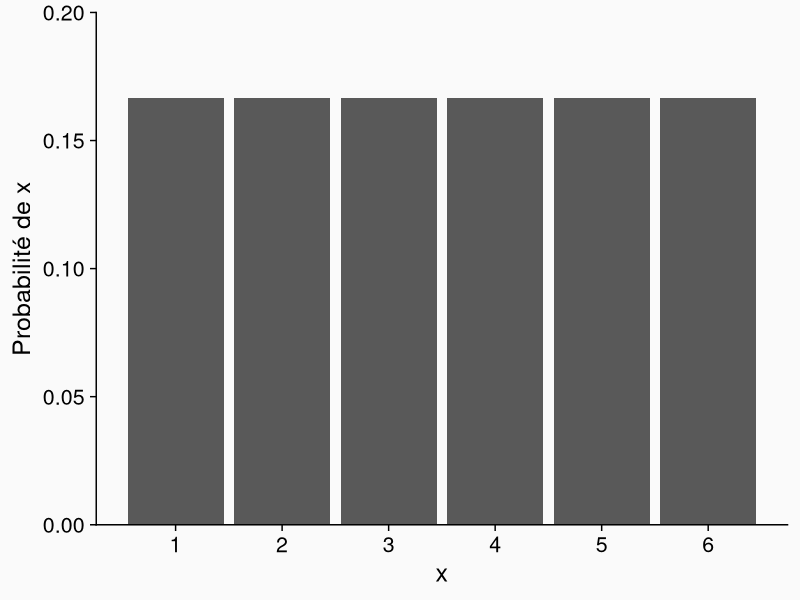
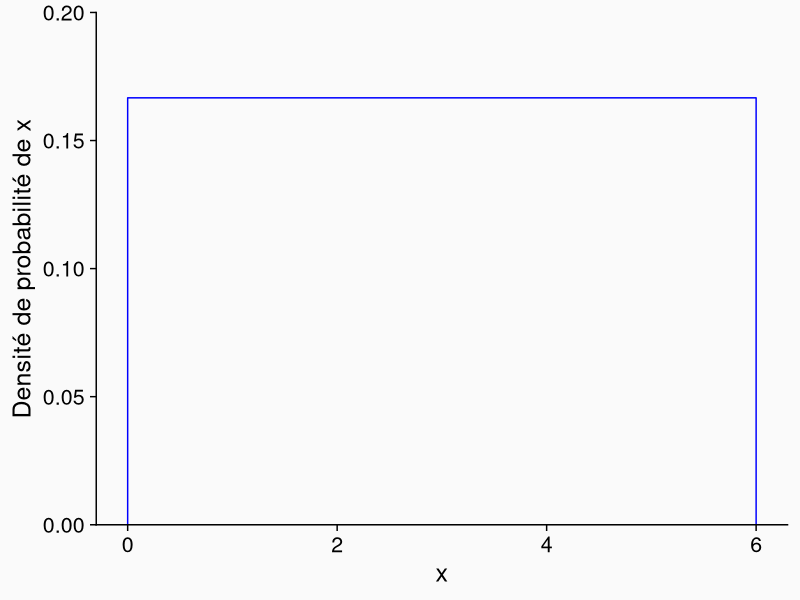
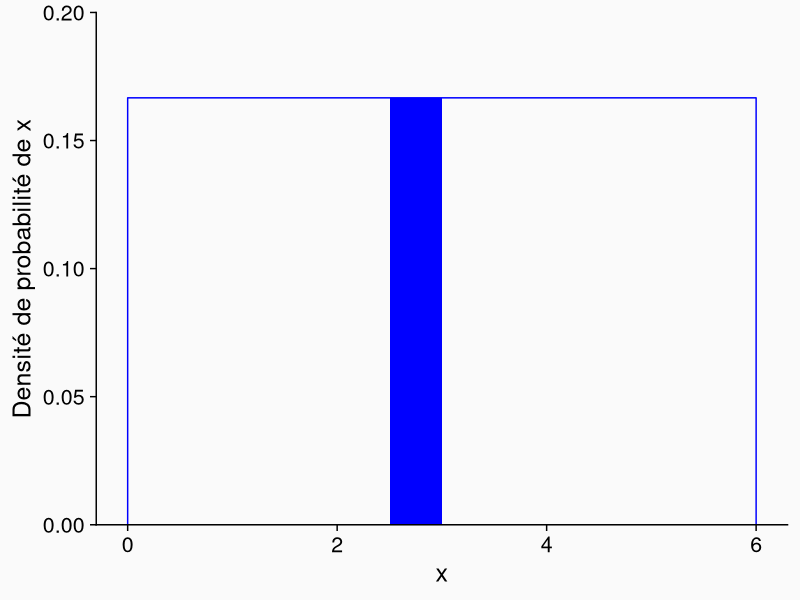
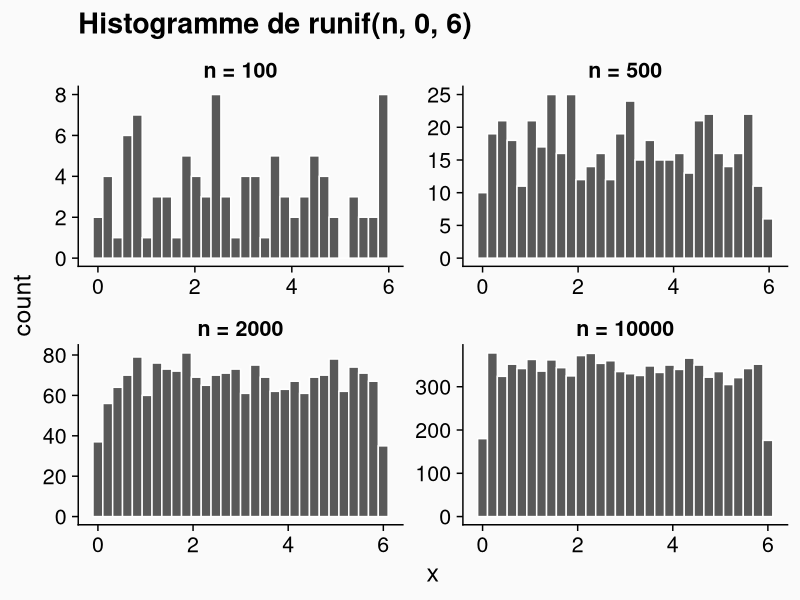
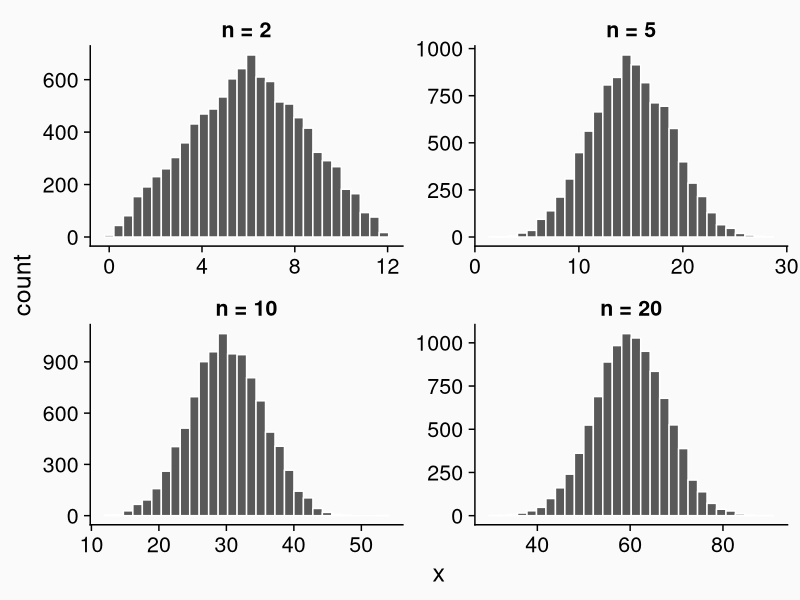
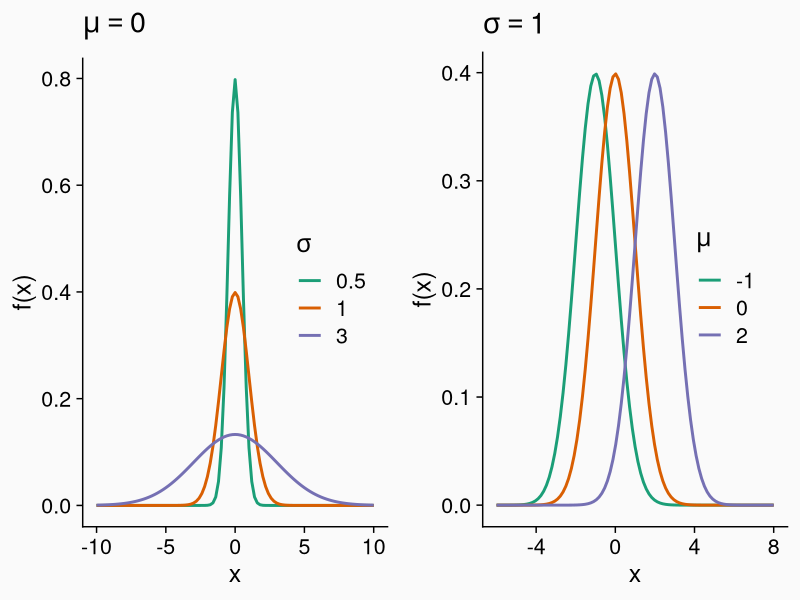
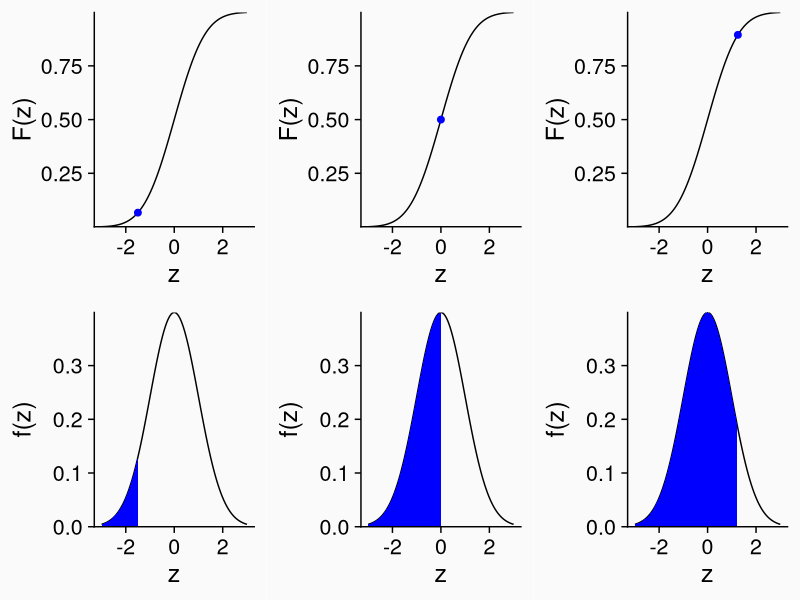
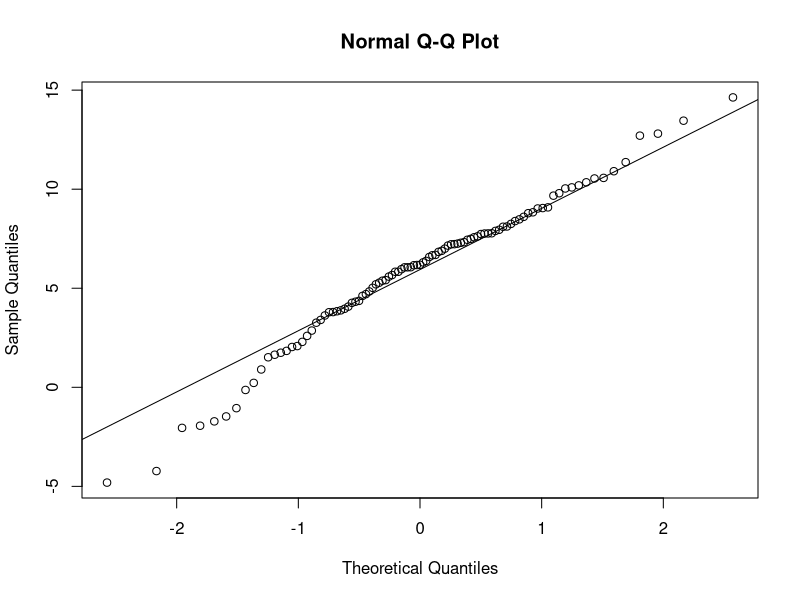

Write the R code that produced these figures, in order. (Note: this script raises an error after producing the figures.)
## ---- chunk 1
knitr::opts_chunk$set(echo = FALSE, message = FALSE,
                      fig.dim = c(8, 5))
library(tidyverse)
library(cowplot)
theme_set(
  theme_cowplot(font_size = 18) +
    theme(panel.background = element_rect(fill = "#fafafa"),
          plot.background = element_rect(fill = "#fafafa"))
)
set.seed(7102)
## ---- chunk 2
ggplot(NULL, aes(x = 1:6, y = 1/6)) +
    labs(x = "x", y = "Probabilité de x") +
    geom_bar(stat = "identity") +
    scale_x_continuous(breaks = 1:6) +
    scale_y_continuous(expand = c(0, 0), limits = c(0, 0.2))
## ---- chunk 3
ggplot(NULL, aes(x = c(-1E-6, 1E-6, 6 - 1E-6, 6 + 1E-6), y = c(0, 1/6, 1/6, 0))) +
    labs(x = "x", y = "Densité de probabilité de x") +
    scale_y_continuous(expand = c(0, 0), limits = c(0, 0.2)) +
    geom_line(color = "blue")
## ---- chunk 4
ggplot(NULL, aes(x = c(-1E-6, 1E-6, 6 - 1E-6, 6 + 1E-6), y = c(0, 1/6, 1/6, 0))) +
    labs(x = "x", y = "Densité de probabilité de x") +
    scale_y_continuous(expand = c(0, 0), limits = c(0, 0.2)) +
    geom_line(color = "blue") +
    geom_rect(xmin = 2.5, xmax = 3, ymin = 0, ymax = 1/6, fill = "blue")
## ---- chunk 5
x <- runif(n = 10, min = 0, max = 6)
round(x, 2) # round affiche les valeurs avec 2 décimales
## ---- chunk 6
df <- data.frame(n = c(100, 500, 2000, 10000)) %>%
    mutate(x = map(n, ~ runif(n = ., min = 0, max = 6))) %>%
    unnest()
ggplot(df, aes(x = x)) +
    labs(title = "Histogramme de runif(n, 0, 6)") +
    geom_histogram(color = "white") +
    facet_wrap(~ n, scales = "free", labeller = function(x) label_both(x, sep = " = ")) +
    theme(strip.background = element_blank(), strip.text = element_text(face = "bold"))
## ---- chunk 7
# Somme de n variables aléatoires uniformes entre min et max
somme_unif <- function(n, min, max) {
    sum(runif(n, min, max))
}

n <- 10
x <- replicate(10000, somme_unif(n, 0, 6))
## ---- chunk 8
df <- data.frame(n = c(2, 5, 10, 20)) %>%
    mutate(x = map(n, ~ replicate(10000, somme_unif(., 0, 6)))) %>%
    unnest()
ggplot(df, aes(x = x)) +
    geom_histogram(color = "white") + 
    facet_wrap(~n, scales = "free", labeller = function(x) label_both(x, sep = " = ")) +
    theme(strip.background = element_blank(), strip.text = element_text(face = "bold"))
## ---- chunk 9
p1 <- ggplot(data.frame(x = c(-10, 10)), aes(x)) +
    labs(y = "f(x)", title = expression(mu == 0), color = expression(sigma)) +
    stat_function(aes(color = "0.5"), fun = dnorm, args = list(mean = 0, sd = 0.5), size = 1) +
    stat_function(aes(color = "1"), fun = dnorm, args = list(mean = 0, sd = 1), size = 1) +
    stat_function(aes(color = "3"), fun = dnorm, args = list(mean = 0, sd = 3), size = 1) +
    scale_color_brewer(palette = "Dark2") +
    theme(legend.position = c(0.7, 0.5))

p2 <- ggplot(data.frame(x = c(-6, 8)), aes(x)) +
    labs(y = "f(x)", title = expression(sigma == 1), color = expression(mu)) +
    stat_function(aes(color = "-1"), fun = dnorm, args = list(mean = -1, sd = 1), size = 1) +
    stat_function(aes(color = "0"), fun = dnorm, args = list(mean = 0, sd = 1), size = 1) +
    stat_function(aes(color = "2"), fun = dnorm, args = list(mean = 2, sd = 1), size = 1) +
    scale_color_brewer(palette = "Dark2") +
    theme(legend.position = c(0.7, 0.5))

plot_grid(p1, p2, nrow = 1)
## ---- chunk 10

plot_c <- function(q) {
    ggplot(NULL) + xlim(c(-3, 3)) +
    labs(x = "z", y = "F(z)") +
    stat_function(fun = pnorm) +
    geom_point(aes(x = q, y = pnorm(q)), color = "blue", size = 2) +
    scale_y_continuous(expand = c(0, 0))
} 

plot_d <- function(q) {
    ggplot(NULL) + xlim(c(-3, 3)) +
    labs(x = "z", y = "f(z)") +
    stat_function(fun = dnorm) +
    stat_function(fun = function(x) ifelse(x <= q, dnorm(x), NA), geom = "area", fill = "blue") +
    scale_y_continuous(expand = c(0, 0))
}

plot_grid(plot_c(-1.5), plot_c(0), plot_c(1.25),
          plot_d(-1.5), plot_d(0), plot_d(1.25), nrow = 2, align = "v")
## ---- chunk 11
pnorm(2, mean = 0, sd = 1)
## ---- chunk 12
pnorm(1, mean = 0, sd = 1) - pnorm(-1, mean = 0, sd = 1)
## ---- chunk 13
qnorm(0.75, mean = 0, sd = 1)
## ---- chunk 14
test <- rnorm(99, mean = 6, sd = 4)

qqnorm(test)
qqline(test)
## ---- chunk 15
kejim <- read.csv("../donnees/cours1_kejimkujik.csv")
dhp <- kejim$dhp
ggplot(kejim, aes(x = dhp)) +
    geom_histogram(color = "white", fill = "blue", binwidth = 5) +
    scale_y_continuous(expand = c(0, 0))
## ---- chunk 16
qqnorm(dhp)
qqline(dhp)
## ---- chunk 17
tval <- rt(100, df = 2)
qqnorm(tval)
qqline(tval)
## ---- chunk 18
p1 <- ggplot(NULL) + xlim(c(-3, 3)) +
    labs(title = "Distribution normale", x = "y", y = "f(y)") +
    stat_function(fun = dnorm) +
    scale_y_continuous(expand = c(0, 0))
p2 <- ggplot(NULL) + xlim(exp(-5), exp(2)) +
    labs(title = "Distribution log-normale", x = "x", y = "f(x)") +
    stat_function(fun = dlnorm) +
    scale_y_continuous(expand = c(0, 0))
plot_grid(p1, p2, nrow = 1)
## ---- chunk 19
qqnorm(log(dhp))
qqline(log(dhp))
## ---- chunk 20
p1 <- ggplot(NULL) + xlim(c(-3, 3)) +
    labs(title = "Échelle logarithmique", x = "y", y = "f(y)") +
    stat_function(fun = dnorm, color = "blue", size = 1) +
    stat_function(fun = function(x) dnorm(x, 0, 0.5), color = "orange", size = 1) +
    scale_y_continuous(expand = c(0, 0))
p2 <- ggplot(NULL) + xlim(exp(-5), exp(2)) +
    labs(title = "Échelle originale", x = "x", y = "f(x)") +
    stat_function(fun = dlnorm, color = "blue", size = 1) +
    stat_function(fun = function(x) dlnorm(x, 0, 0.5), color = "orange", size = 1) +
    scale_y_continuous(expand = c(0, 0))
plot_grid(p1, p2, nrow = 1)
## ---- chunk 21
c(qnorm(0.25), qnorm(0.75))
## ---- chunk 22
ggplot(NULL) + xlim(c(-3, 3)) +
    labs(x = "z", y = "f(z)") +
    stat_function(fun = dnorm) +
    stat_function(fun = function(x) ifelse(abs(x) > qnorm(0.95), dnorm(x), NA), geom = "area", fill = "red") +
    scale_y_continuous(expand = c(0, 0))
## ---- chunk 23

ggplot(data.frame(x = c(-4, 4)), aes(x)) +
    labs(y = "f(x)", color = "Distribution") +
    stat_function(aes(color = "z"), fun = dnorm, args = list(mean = 0, sd = 1), size = 1) +
    stat_function(aes(color = "t[4]"), fun = dt, args = list(df = 4), size = 1) +
    stat_function(aes(color = "t[9]"), fun = dt, args = list(df = 9), size = 1) +
    scale_color_brewer(palette = "Dark2", 
                       labels = c(expression(t[4]), expression(t[9]), expression(z))) +
    theme(legend.position = c(0.8, 0.5))
